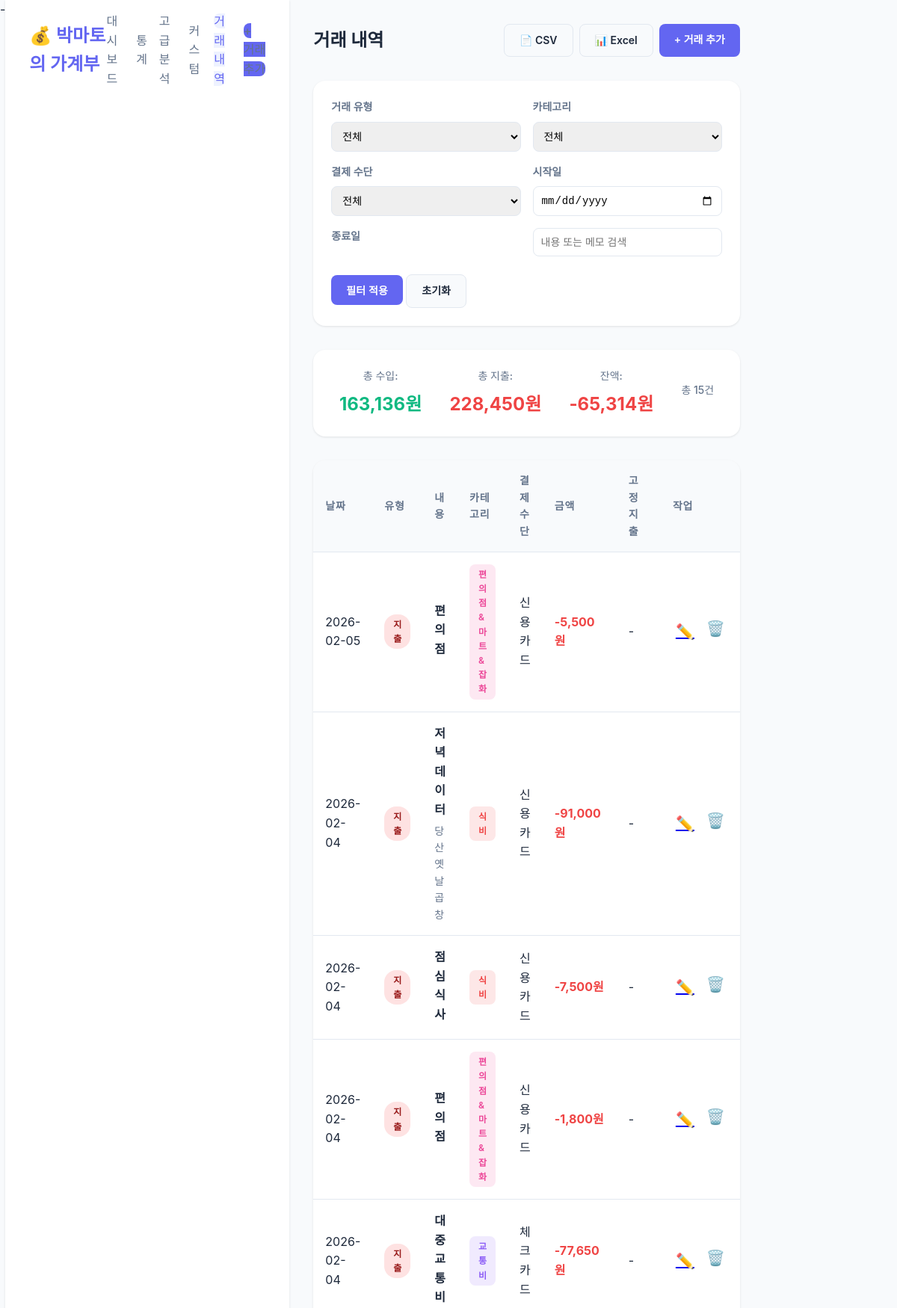
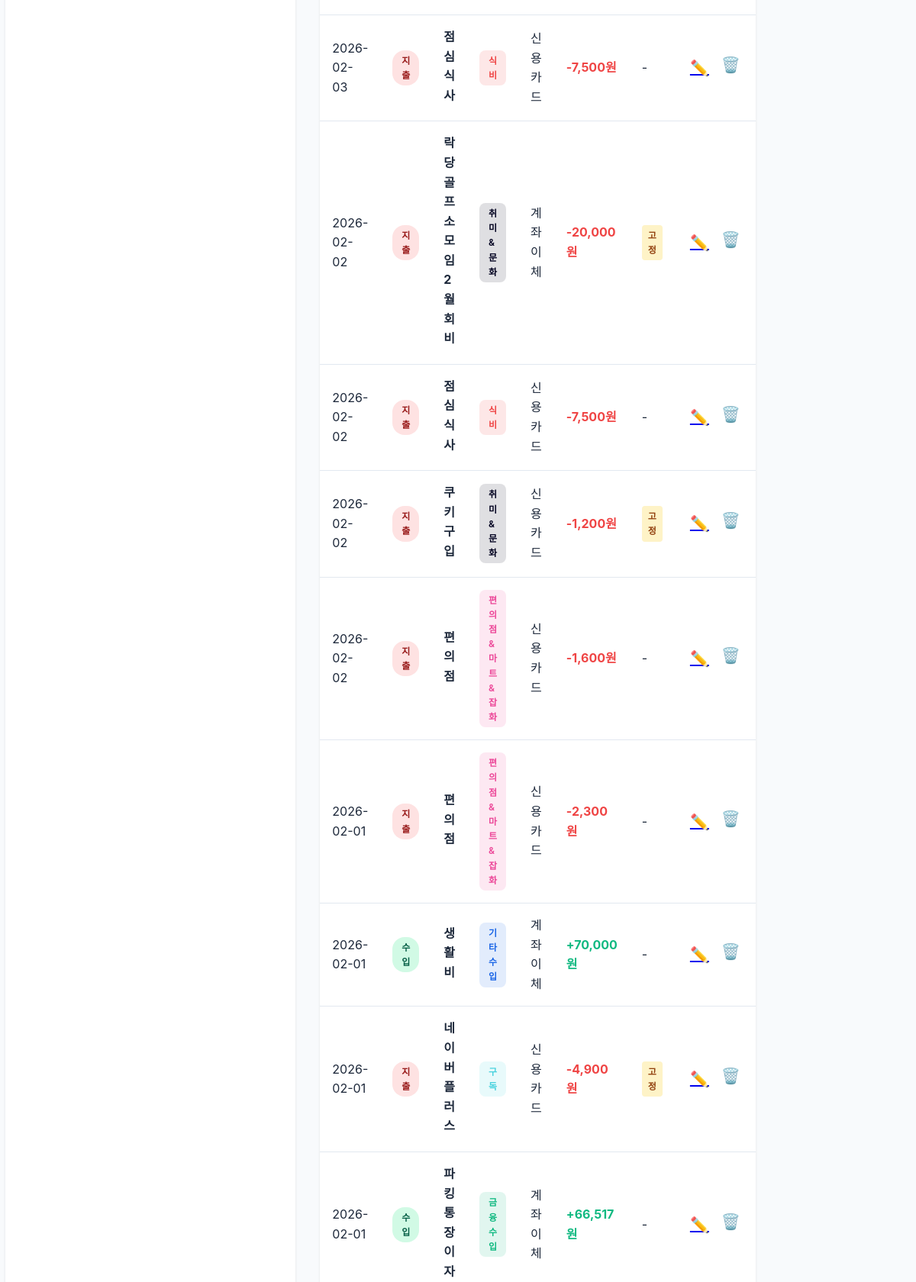
Screenshot of /transactions/ (upper part) with the database file from the repository (2 pictures, top to bottom).
### models/transaction.py (models this page shows, shortened)
class Transaction(db.Model):
    __tablename__ = 'transactions'
    transaction_id = db.Column(db.Integer, primary_key = True)
    user_id = db.Column(db.Integer, db.ForeignKey('users.user_id'), nullable = False, default = 1)
    date = db.Column(db.Date, nullable = False, default = datetime.now(timezone.utc).date())
    description = db.Column(db.String(255), nullable = False)  # 거래 내용
    transaction_type = db.Column(db.String(10), nullable = False)  # 'income' or 'expense'
    amount = db.Column(db.Integer, nullable = False)  # 거래 금액
    category_id = db.Column(db.Integer, db.ForeignKey('categories.category_id'), nullable = False)
    payment_method_id = db.Column(db.Integer, db.ForeignKey('payment_methods.payment_method_id'), nullable = False)
    is_fixed = db.Column(db.Boolean, default = False, nullable = False)  # 고정 지출 여부
    memo = db.Column(db.Text)  # 메모
    created_at = db.Column(db.DateTime, default = datetime.now(timezone.utc), nullable = False)
    updated_at = db.Column(db.DateTime, default = datetime.now(timezone.utc), onupdate = datetime.now(timezone.utc))
    user = db.relationship('User', back_populates = 'transactions', lazy = 'joined')
    category = db.relationship('Category', back_populates = 'transactions', lazy = 'joined')
    payment_method = db.relationship('PaymentMethod', back_populates = 'transactions', lazy = 'joined')

### models/category.py (models this page shows, shortened)
class Category(db.Model):
    __tablename__ = 'categories'
    category_id = db.Column(db.Integer, primary_key = True)
    user_id = db.Column(db.Integer, db.ForeignKey('users.user_id'), nullable = False, default = 1)
    name = db.Column(db.String(50), nullable = False)
    category_type = db.Column(db.String(10), nullable = False)  # 'income' or 'expense'
    color = db.Column(db.String(7), default = '#6366f1') # 차트 색상 hex code
    is_active = db.Column(db.Boolean, default = True, nullable = False)
    created_at = db.Column(db.DateTime, default = datetime.now(timezone.utc), nullable = False)
    user = db.relationship('User', back_populates = 'categories', lazy = 'joined')
    transactions = db.relationship('Transaction', back_populates = 'category', lazy = 'select', cascade = 'save-update')

### models/payment_method.py (models this page shows, shortened)
class PaymentMethod(db.Model):
    __tablename__ = 'payment_methods'
    payment_method_id = db.Column(db.Integer, primary_key = True)
    user_id = db.Column(db.Integer, db.ForeignKey('users.user_id'), nullable = False, default = 1)
    name = db.Column(db.String(50), nullable = False)
    payment_method_type = db.Column(db.String(20), nullable = False)  # 'cash', 'credit_card', 'debit_card', 'bank_transfer', 'other
    created_at = db.Column(db.DateTime, default = datetime.now(timezone.utc), nullable = False)
    user = db.relationship('User', back_populates = 'payment_methods', lazy = 'joined')
    transactions = db.relationship('Transaction', back_populates = 'payment_method', lazy = 'select', cascade = 'save-update')

### routes/transaction.py (the view)
@transaction_bp.route('/')
def list():
    transaction_type = request.args.get('transaction_type', '')  # 'income' 또는 'expense' 또는 ''
    category_id = request.args.get('category_id', '')  # category_id를 Key 값으로 데이터를 바로 조회
    payment_method_id = request.args.get('payment_method_id', '')
    start_date = request.args.get('start_date', '')
    end_date = request.args.get('end_date', '')
    search = request.args.get('search', '')  # ?
    query = Transaction.query
    if transaction_type:
        query = query.filter(Transaction.transaction_type == transaction_type)
    if category_id:
        query = query.filter(Transaction.category_id == category_id)
    if payment_method_id:
        query = query.filter(Transaction.payment_method_id == payment_method_id)
    if start_date:
        query = query.filter(Transaction.date >= datetime.strptime(start_date, '%Y-%m-%d').date())
    if end_date:
        query = query.filter(Transaction.date <= datetime.strptime(end_date, '%Y-%m-%d').date())
    if search:
        query = query.filter(
            (Transaction.description.like(f'%{search}%')) |
            (Transaction.memo.like(f'%{search}%'))
        )
    transactions = query.order_by(
        Transaction.date.desc(),
        Transaction.created_at.desc()
    ).all()
    categories = Category.query.order_by(Category.category_type, Category.name).all()
    payment_methods = PaymentMethod.query.order_by(PaymentMethod.name).all()
    total_income = sum(t.amount for t in transactions if t.transaction_type == 'income')
    total_expense = sum(t.amount for t in transactions if t.transaction_type == 'expense')
    return render_template('transaction/list.html',
                           transactions = transactions,
                           categories = categories,
                           payment_methods = payment_methods,
                           total_income = total_income,
                           total_expense = total_expense,
                           balance = total_income - total_expense,
                           filters = {
                               'transaction_type': transaction_type,
                               'category': category_id,
                               'payment_method': payment_method_id,
                               'start_date': start_date,
                               'end_date': end_date,
                               'search': search
                           })

### templates/transaction/list.html (shortened to what this page needs)
{% extends "base.html" %}
{% block content %}
<div class="trnasaction-page">
    <div class="page-header">
        <h2 class="pate-title">거래 내역</h2>
        <div style="display: flex; gap: 0.5rem;">
            <a href="{{ url_for('export.export_csv', start_date=filters.start_date, end_date=filters.end_date, type=filters.type) }}" class="btn btn-secondary">📄 CSV</a>
            <a href="{{ url_for('export.export_excel', start_date=filters.start_date, end_date=filters.end_date, type=filters.type)}}" class="btn btn-secondary">📊 Excel</a>
            <a href="{{ url_for('transaction.add') }}" class="btn btn-primary">+ 거래 추가</a>
        </div>
    </div>
    <div class="filter-section">
        <form method="GET" action="{{ url_for('transaction.list') }}" class="filter-form">
            <div class="filter-row">
                <div class="filter-group">
                    <label>거래 유형</label>
                    <select name="type">
                        <option value="">전체</option>
                    </select>
                </div>
                <div class="filter-group">
                    <label>카테고리</label>
                    <select name="category">
                        <option value="">전체</option>
                    </select>
                </div>
                <div class="filter-group">
                    <label>결제 수단</label>
                    <select name="payment_method">
                        <option value="">전체</option>
                    </select>
                </div>
                <div class="filter-group">
                    <label>시작일</label>
                    <input type="date" name="start_date" value="{{ filters.start_date }}">
                </div>
                <div class="filter-group">
                    <label>종료일</label>
                </div>
                <div class="filter-group">
                    <input type="text" name="search" placeholder="내용 또는 메모 검색" value="{{ filters.search }}">
                </div>
            </div>
            <div class="filter-actions">
                <button type="submit" class="btn btn-primary">필터 적용</button>
                <a href="{{ url_for('transaction.list') }}" class="btn btn-secondary">초기화</a>
            </div>
        </form>
    </div>
    <div class="summary-bar">
        <div class="summary-item">
            <span class="summary-label">총 수입: </span>
            <span class="summary-value income-color">{{ "{:,}".format(total_income) }}원</span>
        </div>
        <div class="summary-item">
            <span class="summary-label">총 지출: </span>
            <span class="summary-value expense-color">{{ "{:,}".format(total_expense) }}원</span>
        </div>
        <div class="summary-item">
            <span class="summary-label">잔액: </span>
            <span class="summary-value {% if balance < 0 %}expense-color{% else %}income-color{% endif %}">
                {{ "{:,}".format(balance) }}원
            </span>
        </div>
        <div class="summary-item">
            <span class="summary-label">총 {{ transactions|length }}건</span>
        </div>
    </div>
    {% if transactions %}
    <div class="table-container">
        <table class="transaction-table">
            <thead>
                <tr>
                    <th>날짜</th>
                    <th>유형</th>
                    <th>내용</th>
                    <th>카테고리</th>
                    <th>결제수단</th>
                    <th>금액</th>
                    <th>고정지출</th>
                    <th>작업</th>
                </tr>
            </thead>
            <tbody>
                {% for t in transactions %}
                <tr>
                    <td>{{ t.date.strftime('%Y-%m-%d') }}</td>
                    <td>
                        <span class="badge {{ t.transaction_type }}">
                            {{ '수입' if t.transaction_type == 'income' else '지출' }}
                        </span>
                    </td>
                    <td>
                        <div class="transaction-desc-cell">
                            <strong>{{ t.description }}</strong>
                            {% if t.memo %}
                            <p class="memo">{{ t.memo }}</p>
                            {% endif %}
                        </div>
                    </td>
                    <td>
                        <span class="category-tag" style="background-color: {{ t.category.color }}20; color: {{ t.category.color }}">
                            {{ t.category.name }}
                        </span>
                    </td>
                    <td>{{ t.payment_method.name }}</td>
                    <td class="amount-cell {{t.transaction_type }}">
                        {{ '+' if t.transaction_type == 'income' else '-' }}{{ "{:,}".format(t.amount) }}원
                    </td>
                    <td>
                        {% if t.is_fixed %}
                        <span class="fixed-badge">고정</span>
                        {% else %}
                        -
                        {% endif %}
                    </td>
                    <td>
                        <div class="action-buttons">
                            <a href="{{ url_for('transaction.edit', transaction_id=t.transaction_id)}}" class="btn-icon" title="수정">✏️</a>
                            <form method="POST" action="{{ url_for('transaction.delete', transaction_id=t.transaction_id)}}" style="display: inline" onsubmit="return confirm('정말 삭제하시겠습니까?');">
                                <button type="submit" class="btn-icon" title="삭제">🗑️</button>
                            </form>
                        </div>
                    </td>
                </tr>
                {% endfor %}
            </tbody>
        </table>
    </div>
    {% else %}
    <div class="empty-state">
        <p>😊 조건에 맞는 거래 내역이 없습니다.</p>
        <a href="{{ url_for('transaction.add') }}" class="btn btn-primary">첫 거래 추가하기</a>
    </div>
    {% endif %}
</div>
{% endblock %}

### static/css/style.css (style rules this page uses)
* { margin: 0; padding: 0; box-sizing: border-box; }
:root { --primary-color: #6366f1; --primary-dark: #4f46e5; --primary-light: #818cf8; --income-color: #10b981; --expense-color: #ef4444; --background: #f8fafc; --surface: #ffffff; --text-primary: #1e293b; --text-secondary: #64748b; --border-color: #e2e8f0; --shadow: 0 1px 3px rgba(0, 0, 0, 0.1); --shadow-lg: 0 10px 25px rgba(0, 0, 0, 0.1); }
body { font-family: -apple-system, BlinkMacSystemFont, 'Segoe UI', 'Roboto', 'Helvetica', 'Arial', sans-serif; background: var(--background); color: var(--text-primary); line-height: 1.6; min-height: 100vh; display: flex; flex-direction: columnl; }
.btn { display: inline-block; padding: 0.625rem 1.25rem; border: none; border-radius: 0.5rem; font-size: 0.875rem; font-weight: 600; text-decoration: none; cursor: pointer; transition: all 0.2s; text-align: center; }
.btn-primary { background: var(--primary-color); color: white; }
.btn-secondary { background: var(--background); color: var(--text-primary); border: 1px solid var(--border-color); }
.btn-icon { background: none; border: none; cursor: pointer; font-size: 1.25rem; padding: 0.25rem; transition: transform 0.2s; }
.page-header { display: flex; justify-content: space-between; align-items: center; margin-bottom: 2rem; }
.income-color { color: var(--income-color); }
.expense-color { color: var(--expense-color); }
.filter-section { background: var(--surface); border-radius: 1rem; padding: 1.5rem; margin-bottom: 2rem; box-shadow: var(--shadow); }
.filter-form { display: flex; flex-direction: column; gap: 1.5rem; }
.filter-row { display: grid; grid-template-columns: repeat(auto-fit, minmax(200px, 1fr)); gap: 1rem; }
.filter-group { display: flex; flex-direction: column; gap: 0.5rem; }
.filter-group label { font-size: 0.875rem; font-weight: 600; color: var(--text-secondary); }
.filter-group input, .filter-group select { padding: 0.625rem; border: 1px solid var(--border-color); border-radius: 0.5rem; font-size: 0.875rem; transition: border-color 0.2s; }
.summary-bar { display: flex; justify-content: space-around; align-items: center; background: var(--surface); border-radius: 1rem; padding: 1.5rem; margin-bottom: 2rem; box-shadow: var(--shadow); flex-wrap: wrap; gap: 1rem; }
.summary-item { text-align: center; }
.summary-label { display: block; font-size: 0.875rem; color: var(--text-secondary); margin-bottom: 0.5rem; font-weight: 500; }
.summary-value { font-size: 1.5rem; font-weight: 700; }
.table-container { background: var(--surface); border-radius: 1rem; overflow: hidden; box-shadow: var(--shadow); }
.transaction-table { width: 100%; border-collapse: collapse; }
.transaction-table thead { background: var(--background); }
.transaction-table th { padding: 1rem; text-align: left; font-size: 0.875rem; font-weight: 700; color: var(--text-secondary); text-transform: uppercase; letter-spacing: 0.05rem; }
.transaction-table td { padding: 1rem; border-top: 1px solid var(--border-color); }
.transaction-desc-cell strong { display: block; margin-bottom: 0.25rem; }
.transaction-desc-cell .memo { font-size: 0.875rem; color: var(--text-secondary); }
.badge { display: inline-block; padding: 0.25rem 0.75rem; border-radius: 1rem; font-size: 0.75rem; font-weight: 700; text-transform: uppercase; }
.badge.income { background: #d1fae5; color: #065f46; }
.badge.expense { background: #fee2e2; color: #991b1b; }
.category-tag { display: inline-block; padding: 0.25rem 0.75rem; border-radius: 0.5rem; font-size: 0.75rem; font-weight: 600; }
.amount-cell { font-weight: 700; font-size: 1rem; }
.amount-cell.income { color: var(--income-color); }
.amount-cell.expense { color: var(--expense-color); }
.fixed-badge { display: inline-block; padding: 0.25rem 0.5rem; background: #fef3c7; color: #92400e; border-radius: 0.25rem; font-size: 0.75rem; font-weight: 600; }
.action-buttons { display: flex; gap: 0.5rem; }

### rows the page displays
Transaction: date "2026-02-05", transaction_type "지출", description "편의점", category.name "편의점&마트&잡화", payment_method.name "신용카드", transaction_type "-", amount "5,500"
Transaction: date "2026-02-04", transaction_type "지출", description "저녁 데이터", memo "당산옛날곱창", category.name "식비", payment_method.name "신용카드", transaction_type "-", amount "91,000"
Transaction: date "2026-02-04", transaction_type "지출", description "점심 식사", category.name "식비", payment_method.name "신용카드", transaction_type "-", amount "7,500"
Transaction: date "2026-02-04", transaction_type "지출", description "편의점", category.name "편의점&마트&잡화", payment_method.name "신용카드", transaction_type "-", amount "1,800"
Transaction: date "2026-02-04", transaction_type "지출", description "대중교통비", category.name "교통비", payment_method.name "체크카드", transaction_type "-", amount "77,650"
Transaction: date "2026-02-03", transaction_type "지출", description "점심 식사", category.name "식비", payment_method.name "신용카드", transaction_type "-", amount "7,500"
Transaction: date "2026-02-02", transaction_type "지출", description "락당골프소모임2월회비", category.name "취미&문화", payment_method.name "계좌이체", transaction_type "-", amount "20,000", is_fixed "고정"
Transaction: date "2026-02-02", transaction_type "지출", description "점심 식사", category.name "식비", payment_method.name "신용카드", transaction_type "-", amount "7,500"
Transaction: date "2026-02-02", transaction_type "지출", description "쿠키구입", category.name "취미&문화", payment_method.name "신용카드", transaction_type "-", amount "1,200", is_fixed "고정"
Transaction: date "2026-02-02", transaction_type "지출", description "편의점", category.name "편의점&마트&잡화", payment_method.name "신용카드", transaction_type "-", amount "1,600"
Transaction: date "2026-02-01", transaction_type "지출", description "편의점", category.name "편의점&마트&잡화", payment_method.name "신용카드", transaction_type "-", amount "2,300"
Transaction: date "2026-02-01", transaction_type "수입", description "생활비", category.name "기타수입", payment_method.name "계좌이체", transaction_type "+", amount "70,000"
Transaction: date "2026-02-01", transaction_type "지출", description "네이버플러스", category.name "구독", payment_method.name "신용카드", transaction_type "-", amount "4,900", is_fixed "고정"
Transaction: date "2026-02-01", transaction_type "수입", description "파킹통장이자", category.name "금융수입", payment_method.name "계좌이체", transaction_type "+", amount "66,517"

### other values shown
{{ "{:,}".format(total_income) }} "163,136"
{{ "{:,}".format(total_expense) }} "228,450"
{{ "{:,}".format(balance) }} "-65,314"
{{ transactions|length }} "15"
